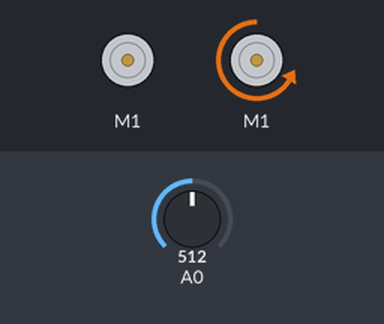
Simulated run of this sketch. Board: Arduino Uno, built with avr-gcc and run on an emulated ATmega328P. On the bench: 2 × DC motor (green arrow = forward, orange = backward, longer = faster). The inputs (shaded band) are chosen by the test bench; at power-on: A0 = 512. What the sketch prints to the serial monitor is not drawn.

Above: at 1.2 s.
1.3 s: A0 set to 306
At 2.4 s:
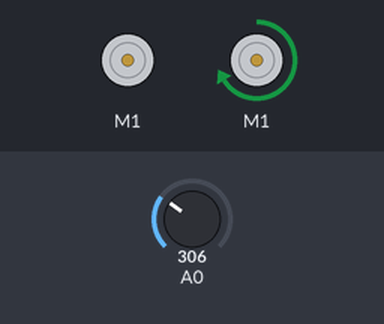
2.8 s: A0 set to 511
At 3.7 s:
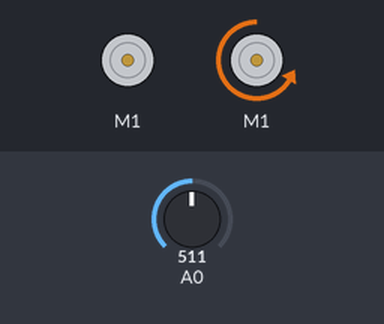
4.3 s: A0 set to 122
At 4.7 s:
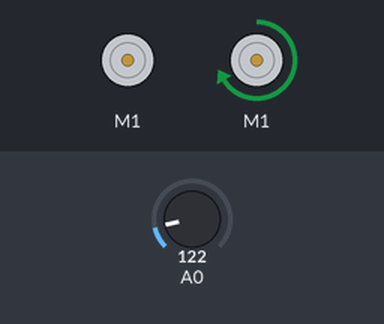
Timing chart, 0 to 7.3 s (numbered marks = the images above; inputs shaded):
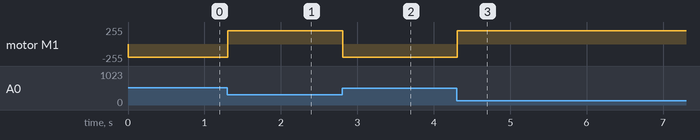

Measured:
- after the input at 1.3 s, motor M1: backward 200/255 → forward 200/255 at once
- after the input at 2.8 s, motor M1: forward 200/255 → backward 200/255 at once
- after the input at 4.3 s, motor M1: backward 200/255 → forward 200/255 at once

The sketch:

testing_l298n_OOP.ino
```cpp
#include "StringSplitter.h"
#include <AFMotor.h>

#define POS_LSX A0
int dir = -1;
bool ok = false;

int SMotor_move(AF_DCMotor dcMotor, int target, int pos){
  int current_degree = map(analogRead(pos), 0, 1023, 0, 270);
  if (current_degree > target + 2 ) {
      while(current_degree > target + 2 ) {
          if (dir == 1){
              dcMotor.run(FORWARD);
          } else if (dir == -1){
              dcMotor.run(BACKWARD);
          }
          current_degree = map(analogRead(pos), 0, 1023, 0, 270);
          Serial.println(current_degree);
      }
      dcMotor.run(RELEASE);
  } else if (current_degree < target - 2 ){
      while(current_degree < target - 2 ){
          if (dir == 1){
              dcMotor.run(BACKWARD);
          } else if (dir == -1){
              dcMotor.run(FORWARD);
          }
          current_degree  = map(analogRead(pos), 0, 1023, 0, 270);
          Serial.println(current_degree);
      }
      dcMotor.run(RELEASE);
  } else {
      dcMotor.run(RELEASE);
  }
}

AF_DCMotor motor2(2, MOTOR12_64KHZ);
AF_DCMotor myMotor(1, MOTOR12_64KHZ);

//Shield_Motor motor(1, POS_LSX);

//AF_DCMotor dcMotor(1, POS_LSX);

void setup() {
  // put your setup code here, to run once:
  Serial.begin(9600);
  myMotor.setSpeed(200);
}

void loop() {
  // put your main code here, to run repeatedly:

  SMotor_move(myMotor, 110, POS_LSX);

//if (ok){
//
//  if (current_degree > target + 2 ) {
//      while(current_degree > target + 2 ) {
//          if (dir == 1){
//              dcMotor.run(FORWARD);
//          } else if (dir == -1){
//              dcMotor.run(BACKWARD);
//          }
//          current_degree = map(analogRead(A0), 0, 1023, 0, 270);
//          Serial.println(current_degree);
//      }
//      dcMotor.run(RELEASE);
//  } else if (current_degree < target - 2 ){
//      while(current_degree < target - 2 ){
//          if (dir == 1){
//              dcMotor.run(BACKWARD);
//          } else if (dir == -1){
//              dcMotor.run(FORWARD);
//          }
//          current_degree  = map(analogRead(A0), 0, 1023, 0, 270);
//          Serial.println(current_degree);
//      }
//      dcMotor.run(RELEASE);
//  } else {
//      dcMotor.run(RELEASE);
//  }
//
//}


//  if (Serial.available() > 0){
//    // get the command from controlling program
//    String command = Serial.readStringUntil('\n');
//
//    // split the command
//    char command_1[command.length()];
//    command.toCharArray(command_1, command.length() + 1);
//
//   char* v[3];
//   int i = 0;
//   char* p;
//   p = strtok(command_1, " ");
//   while(p && i < 3){
//    v[i] = p;
//    p = strtok(NULL, " ");
//    i++;
//   }
//   String motorName = v[0];
//   String method = v[1];
//   String param = v[2];
//
//   Serial.print(motorName); Serial.print(" "); Serial.println(method);
//
//
//   if (motorName == "motor" && method == "current"){
//      Serial.println(motor.current_deg());
//    }
//    else if (motorName == "motor" && method == "move"){
//      Serial.println(param);
//      motor.move_motor(param.toInt());
//      Serial.println("Finish");
//    }
//
//
//
//  }

}
```
